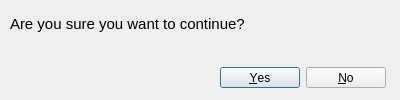
<?xml version="1.0" encoding="UTF-8"?>
<ui version="4.0">
 <class>DialogAreYouSure</class>
 <widget class="QDialog" name="DialogAreYouSure">
  <property name="geometry">
   <rect>
    <x>0</x>
    <y>0</y>
    <width>400</width>
    <height>100</height>
   </rect>
  </property>
  <property name="windowTitle">
   <string>Are you sure? (&gt;^^)&gt;</string>
  </property>
  <property name="windowIcon">
   <iconset>
    <normaloff>../movie/Untitled-6.png</normaloff>../movie/Untitled-6.png</iconset>
  </property>
  <widget class="QDialogButtonBox" name="buttonBox_Sure">
   <property name="geometry">
    <rect>
     <x>220</x>
     <y>67</y>
     <width>166</width>
     <height>21</height>
    </rect>
   </property>
   <property name="standardButtons">
    <set>QDialogButtonBox::No|QDialogButtonBox::Yes</set>
   </property>
  </widget>
  <widget class="QLabel" name="label_Sure">
   <property name="geometry">
    <rect>
     <x>10</x>
     <y>15</y>
     <width>381</width>
     <height>41</height>
    </rect>
   </property>
   <property name="font">
    <font>
     <pointsize>11</pointsize>
    </font>
   </property>
   <property name="text">
    <string>Are you sure you want to continue?</string>
   </property>
   <property name="alignment">
    <set>Qt::AlignLeading|Qt::AlignLeft|Qt::AlignTop</set>
   </property>
  </widget>
 </widget>
 <resources/>
 <connections/>
</ui>
